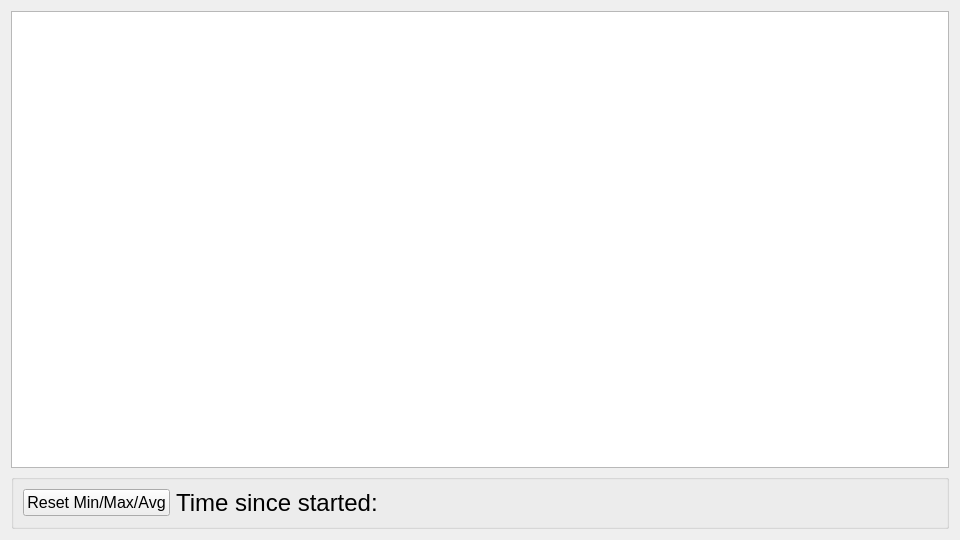
<?xml version="1.0" encoding="UTF-8"?>
<ui version="4.0">
 <class>history_tab</class>
 <widget class="QWidget" name="history_tab">
  <property name="geometry">
   <rect>
    <x>0</x>
    <y>0</y>
    <width>960</width>
    <height>540</height>
   </rect>
  </property>
  <property name="windowTitle">
   <string>Form</string>
  </property>
  <layout class="QVBoxLayout" name="verticalLayout">
   <item>
    <widget class="QTableView" name="list">
     <property name="editTriggers">
      <set>QAbstractItemView::NoEditTriggers</set>
     </property>
     <property name="selectionMode">
      <enum>QAbstractItemView::NoSelection</enum>
     </property>
     <property name="cornerButtonEnabled">
      <bool>false</bool>
     </property>
    </widget>
   </item>
   <item>
    <widget class="QGroupBox" name="history_info">
     <property name="sizePolicy">
      <sizepolicy hsizetype="Preferred" vsizetype="Minimum">
       <horstretch>0</horstretch>
       <verstretch>0</verstretch>
      </sizepolicy>
     </property>
     <property name="title">
      <string/>
     </property>
     <layout class="QGridLayout" name="gridLayout">
      <item row="0" column="0">
       <widget class="QPushButton" name="reset_button">
        <property name="sizePolicy">
         <sizepolicy hsizetype="Fixed" vsizetype="Fixed">
          <horstretch>0</horstretch>
          <verstretch>0</verstretch>
         </sizepolicy>
        </property>
        <property name="font">
         <font>
          <pointsize>12</pointsize>
         </font>
        </property>
        <property name="text">
         <string>Reset Min/Max/Avg</string>
        </property>
       </widget>
      </item>
      <item row="0" column="1">
       <widget class="QLabel" name="delta">
        <property name="font">
         <font>
          <pointsize>18</pointsize>
         </font>
        </property>
        <property name="text">
         <string>Time since started: </string>
        </property>
        <property name="alignment">
         <set>Qt::AlignLeading|Qt::AlignLeft|Qt::AlignVCenter</set>
        </property>
       </widget>
      </item>
     </layout>
    </widget>
   </item>
  </layout>
 </widget>
 <resources/>
 <connections/>
</ui>
